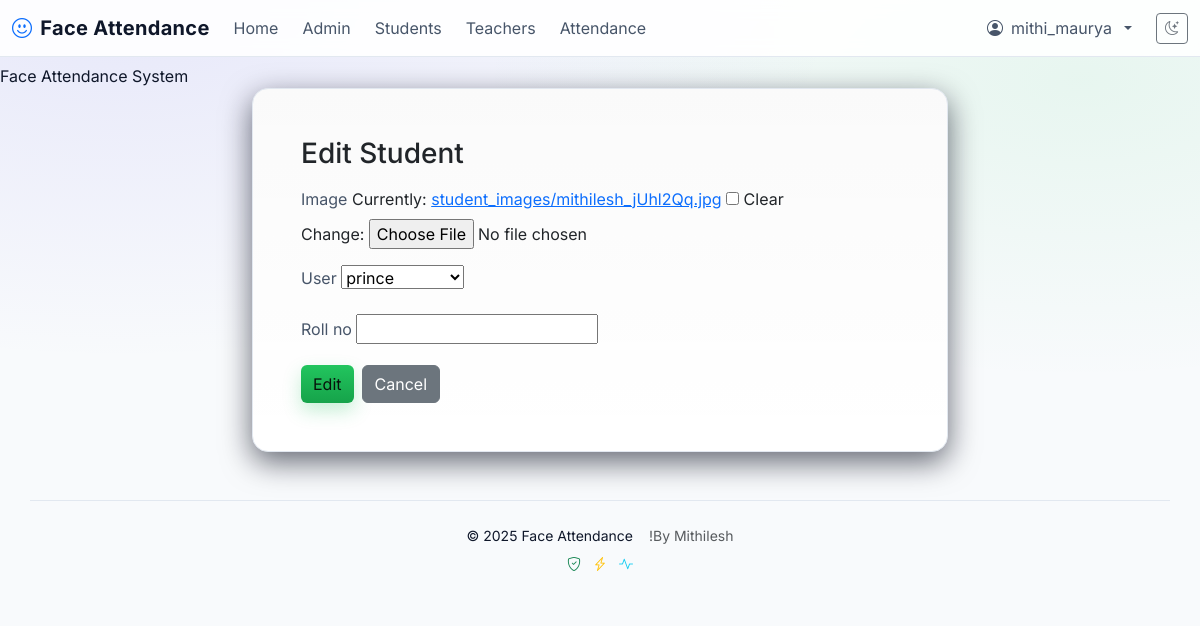
The page /edit_student/7/ (signed in) on the database as committed earlier.
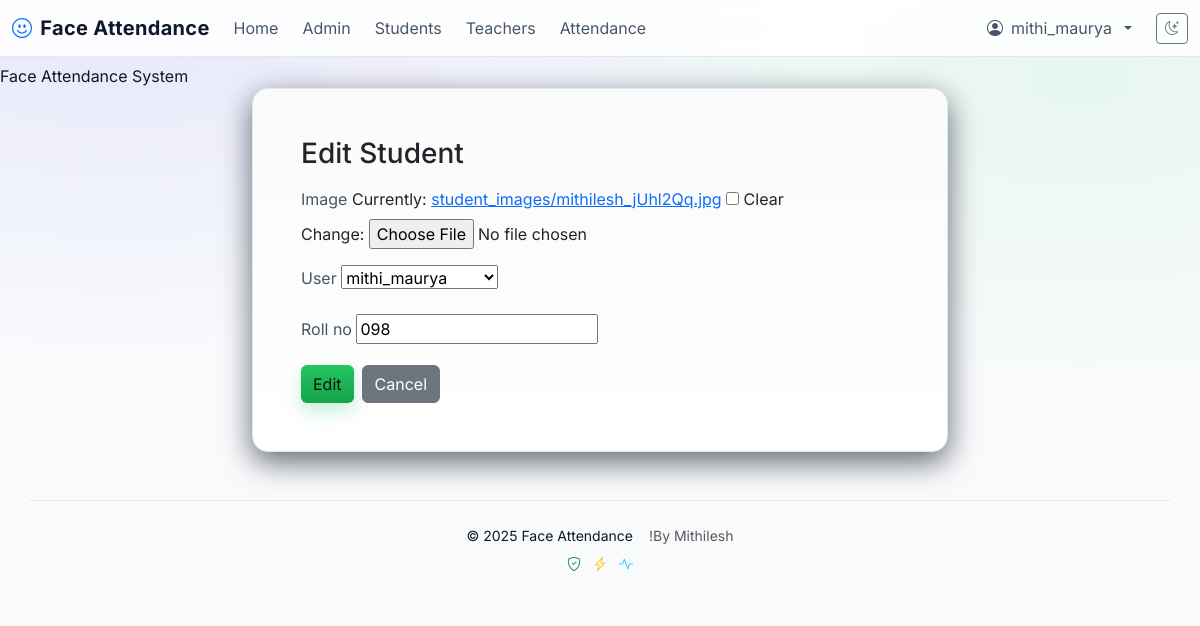
The same page on the database as committed later.
### attendance/models.py (models this page shows, shortened)
class Student(models.Model):
    user = models.OneToOneField(User, on_delete=models.CASCADE)
    image = models.ImageField(upload_to='student_images/', blank=True, null=True)  # Optional
    roll_no = models.CharField(max_length=20,unique=True,null=True, blank=True)

### attendance/views.py (the view)
# urls.py: path('edit_student/<int:student_id>/',views.edit_student,name='edit_student'),
@login_required
@user_passes_test(is_admin)
def edit_student(request, student_id):
    student = get_object_or_404(Student, id=student_id)
    form = StudentForm(request.POST or None, instance=student)
    if form.is_valid():
        form.save()
        return redirect('manage_students')
    return render(request, 'attendance/student_form.html', {'form': form, 'action': 'Edit'})

### attendance/forms.py
class StudentForm(forms.ModelForm):
    class Meta:
        model = Student
        fields = ['image','user','roll_no']

### attendance/views.py (called while the page is built)
def is_admin(user):
    return user.is_staff

### attendance/templates/attendance/student_form.html (shortened to what this page needs)
{% extends "attendance/base.html" %}
{% block content  %}
<div class="container" style="max-width: 720px;">
  <div class="card">
    <div class="card-body p-4 p-md-5">
      <h3 class="mb-3">{{ action }} Student</h3>
      <form method="post" enctype="multipart/form-data" class="row g-3">
        {% for field in form %}
        <div class="col-12">
          <label class="form-label">{{ field.label }}</label>
          {{ field.as_widget|safe }}
        </div>
        {% endfor %}
        <div class="col-12 d-flex gap-2">
          <button type="submit" class="btn btn-accent">{{ action }}</button>
          <a href="{% url 'manage_students' %}" class="btn btn-secondary">Cancel</a>
        </div>
      </form>
    </div>
  </div>
</div>
{% endblock  %}

Rows that differ between the two databases and show on the page:
changed Student: user "prince" → "mithi_maurya"; roll_no (not shown) → "098"
